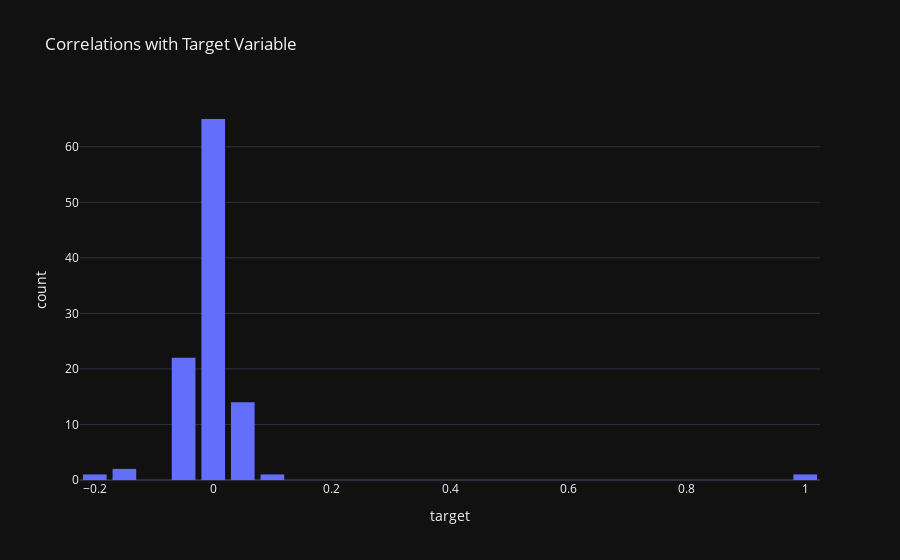

Notebook code cell kept with this figure:
### Markdown cell above
## Correlations

### Code cell
from typing import Any
from numpy import dtype
from numpy._typing._array_like import NDArray
from pandas import Index
from pandas.core.frame import DataFrame
from pandas.io.formats.style import Styler


corr: DataFrame = (
    application_train.select(cs.by_dtype(pl.NUMERIC_DTYPES)).to_pandas().corr()
)
corr = pd.DataFrame(corr["target"])

px.histogram(
    corr, "target", title="Correlations with Target Variable"
).update_layout(bargap=0.2)

### Figure 1 — Plotly figure (JSON) as saved in the notebook; plotly's stock layout.template omitted (floating-point values rounded to 4 significant figures)
{"data": [{"alignmentgroup": "True", "bingroup": "x", "hovertemplate": "target=%{x}<br>count=%{y}<extra></extra>", "legendgroup": "", "marker": {"color": "#636efa", "pattern": {"shape": ""}}, "name": "", "offsetgroup": "", "orientation": "v", "showlegend": false, "type": "histogram", "x": [-0.002108, 1, 0.01919, -0.003982, -0.03037, -0.01282, -0.03965, -0.03723, 0.07824, -0.04493, 0.04197, 0.05146, 0.03761, 0.0005344, 0.04598, 0.02852, 0.0003701, -0.02381, -0.001758, 0.009308, 0.0589, 0.06089, -0.02417, 0.005576, 0.006942, 0.002819, 0.0444, 0.05099, 0.03252, -0.1553, -0.1605, -0.1789, -0.0295, -0.02275, -0.009728, -0.02215, -0.01855, -0.0342, -0.01917, -0.044, -0.03361, -0.01088, -0.02503, -0.033, -0.003176, -0.01358, -0.02728, -0.01995, -0.009036, -0.02207, -0.01634, -0.03213, -0.01739, -0.04323, -0.0327, -0.01017, -0.02339, -0.03068, -0.001557, -0.01271, -0.02918, -0.02208, -0.009993, -0.02233, -0.01857, -0.03386, -0.01902, -0.04377, -0.03339, -0.01126, -0.02462, -0.03274, -0.002757, -0.01334, -0.0326, 0.009131, 0.03225, 0.009022, 0.03128, 0.05522, 0.005417, 0.04435, -0.002672, -0.0003158, -0.0286, -0.00152, -0.00804, -0.004352, -0.001414, -0.004229, -0.0007558, -0.01158, -0.009464, -0.006536, -0.01161, -0.003378, -0.007952, -0.001358, 0.0002154, 0.003709, 0.0009304, 0.002704, 0.0007877, -0.01246, -0.002022, 0.01993], "xaxis": "x", "yaxis": "y"}], "layout": {"bargap": 0.2, "barmode": "relative", "legend": {"tracegroupgap": 0}, "title": {"text": "Correlations with Target Variable"}, "xaxis": {"anchor": "y", "domain": [0, 1], "title": {"text": "target"}}, "yaxis": {"anchor": "x", "domain": [0, 1], "title": {"text": "count"}}}}
